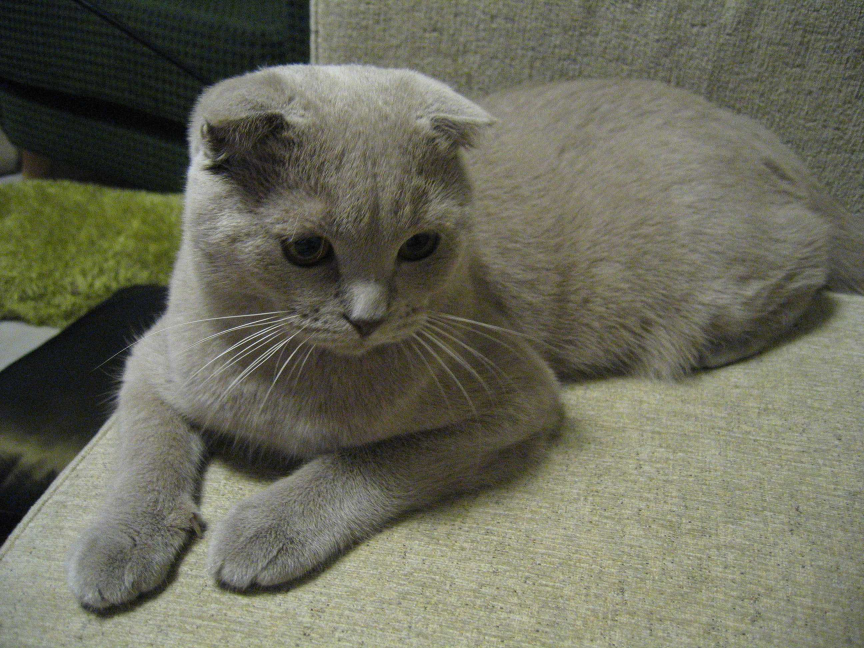
#> input picture content/publications/talks/2018-damss/resources/Scottish_fold.jpg, 2592 x 1944 px, found by its file name (shown at 1/3 size)
$ python cat_log.py
#> lines starting #> are read from the running program, lines starting #| are printed output that depends on the picture
import matplotlib.pyplot as plt
import seaborn as sns

import skimage, skimage.io, skimage.color, skimage.transform, skimage.filters

im = skimage.io.imread('Scottish_Fold.jpg')
#> im is the input picture: shape (1944, 2592, 3); mean R, G, B 107, 107.4, 91.3
im = skimage.color.rgb2gray(im)
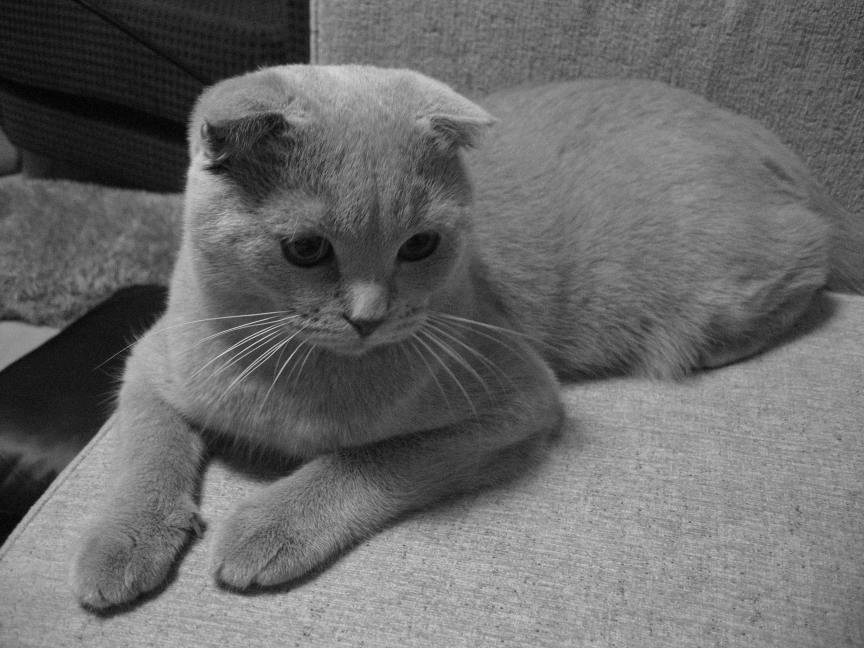
#> im: shape (1944, 2592) float64 (shown at 1/3 size); min 0, max 0.94, mean 0.416
# import ipdb; ipdb.set_trace()
im = skimage.transform.rescale(im, .25)
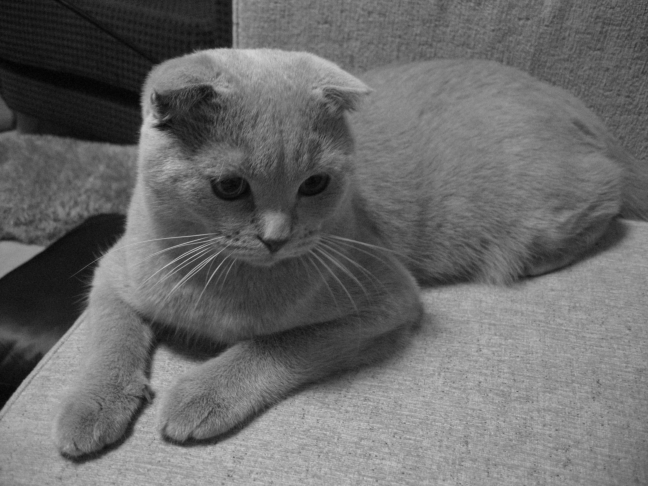
#> im: shape (486, 648) float64; min 0.00916, max 0.827, mean 0.416
im = skimage.filters.laplace(im, ksize=10)
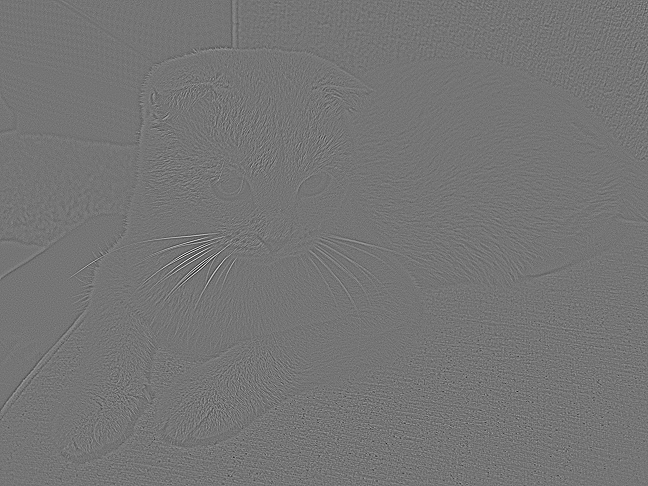
#> im: shape (486, 648) float64; min -0.848, max 0.991, mean -2.12e-20; drawn with min black and max white

plt.imshow(im, cmap='gray')
plt.show()
# skimage.io.imsave('img/early/cat_log.jpg', im)
